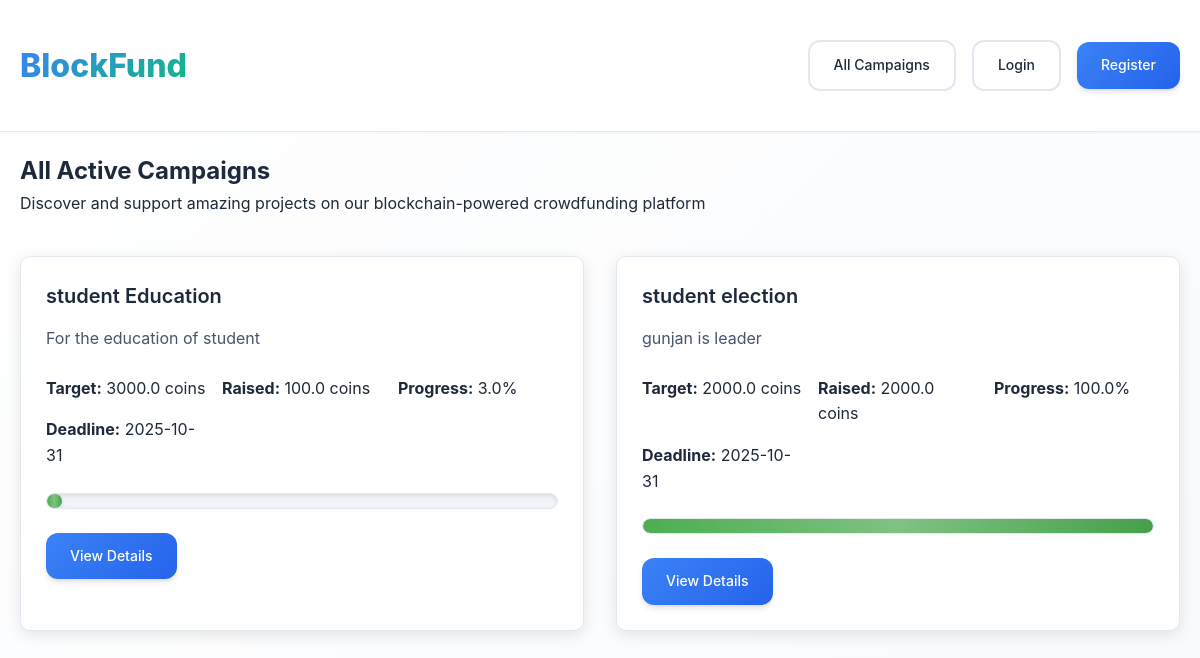
Page /campaigns on the committed database.
### tables this page shows
CREATE TABLE campaigns (
                id INTEGER PRIMARY KEY AUTOINCREMENT,
                creator_id INTEGER NOT NULL,
                title TEXT NOT NULL,
                description TEXT NOT NULL,
                target_amount REAL NOT NULL,
                current_amount REAL DEFAULT 0,
                deadline TEXT NOT NULL,
                status TEXT DEFAULT 'active',
                created_at TIMESTAMP DEFAULT CURRENT_TIMESTAMP,
                FOREIGN KEY (creator_id) REFERENCES users (id)
            );

### app.py (the view)
@app.route('/campaigns')
def campaigns():
    all_campaigns = db.get_all_campaigns()
    return render_template('campaigns.html', campaigns=all_campaigns)

### database.py (called while the page is built)
    def get_connection(self):
        conn = sqlite3.connect(self.db_name)
        conn.row_factory = sqlite3.Row
        return conn

    def get_all_campaigns(self):
        conn = self.get_connection()
        cursor = conn.cursor()
        cursor.execute('SELECT * FROM campaigns ORDER BY created_at DESC')
        campaigns = [dict(row) for row in cursor.fetchall()]
        conn.close()
        return campaigns

### templates/campaigns.html (shortened to what this page needs)
<!DOCTYPE html>
<html lang="en">
<head>
    <link rel="stylesheet" href="{{ url_for('static', filename='css/style.css') }}">
</head>
<body>
    <nav class="navbar">
        <div class="container">
            <h1><a href="{{ url_for('index') }}" style="color: white; text-decoration: none;">BlockFund</a></h1>
            <div class="nav-links">
                <a href="{{ url_for('campaigns') }}" class="btn">All Campaigns</a>
                <a href="{{ url_for('login') }}" class="btn">Login</a>
                <a href="{{ url_for('register') }}" class="btn btn-primary">Register</a>
            </div>
        </div>
    </nav>
    <div class="container">
        <h2>All Active Campaigns</h2>
        <p>Discover and support amazing projects on our blockchain-powered crowdfunding platform</p>
        <div class="campaign-grid">
            {% for campaign in campaigns %}
            <div class="campaign-card">
                <h3>{{ campaign.title }}</h3>
                <p>{{ campaign.description[:150] }}{% if campaign.description|length > 150 %}...{% endif %}</p>
                <div class="campaign-stats">
                    <div>
                        <strong>Target:</strong> {{ campaign.target_amount }} coins
                    </div>
                    <div>
                        <strong>Raised:</strong> {{ campaign.current_amount }} coins
                    </div>
                    <div>
                        <strong>Progress:</strong> {{ ((campaign.current_amount / campaign.target_amount) * 100)|round
                        }}%
                    </div>
                    <div>
                        <strong>Deadline:</strong> {{ campaign.deadline }}
                    </div>
                </div>
                <div class="progress-bar">
                    <div class="progress-fill"
                        style="width: {{ ((campaign.current_amount / campaign.target_amount) * 100)|round }}%"></div>
                </div>
                <a href="{{ url_for('campaign_details', campaign_id=campaign.id) }}" class="btn btn-primary">View
                    Details</a>
            </div>
            {% else %}
            <div class="no-campaigns">
                <h3>No campaigns yet</h3>
                <p>Be the first to create a campaign!</p>
                <a href="{{ url_for('register') }}" class="btn btn-primary">Get Started</a>
            </div>
            {% endfor %}
        </div>
    </div>
</body>
</html>

### rows in the picture
campaigns: title "student Education", description "For the education of student", target_amount "3000.0", current_amount "100.0", current_amount+target_amount "3.0", deadline "2025-10-31"
campaigns: title "student election", description "gunjan is leader", target_amount "2000.0", current_amount "2000.0", current_amount+target_amount "100.0", deadline "2025-10-31"
